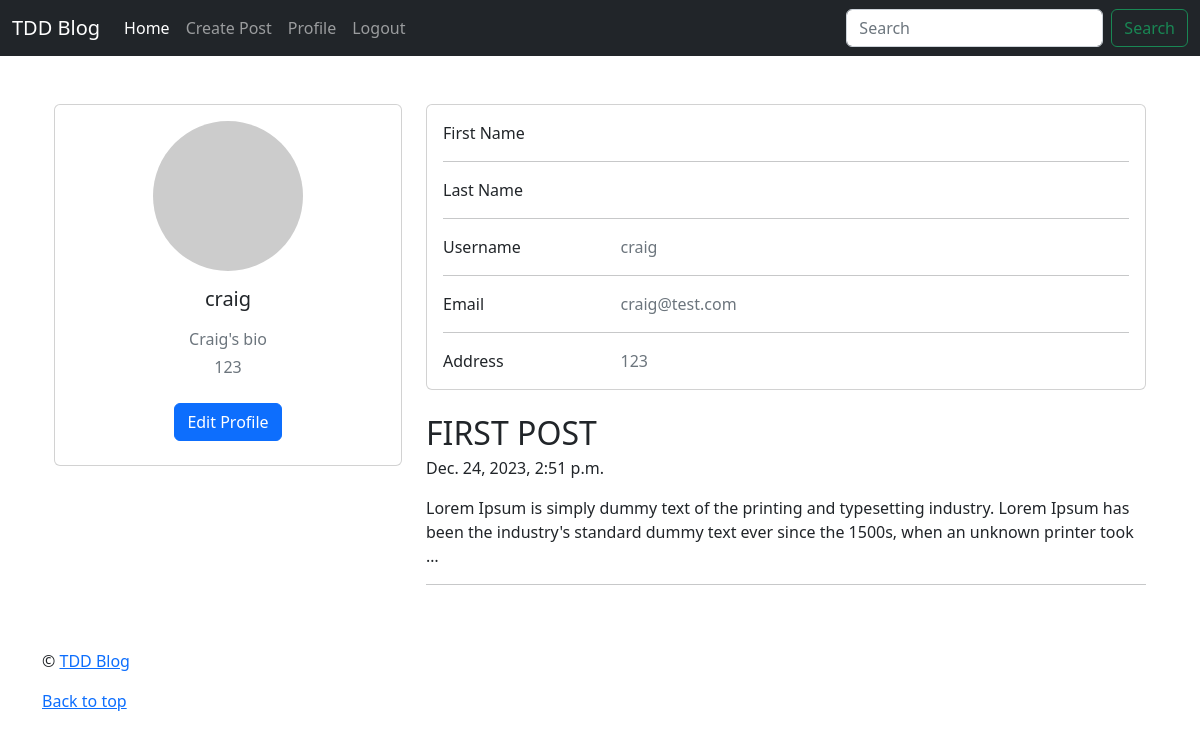
The app's page /accounts/current_user_profile/ (signed in), older data.
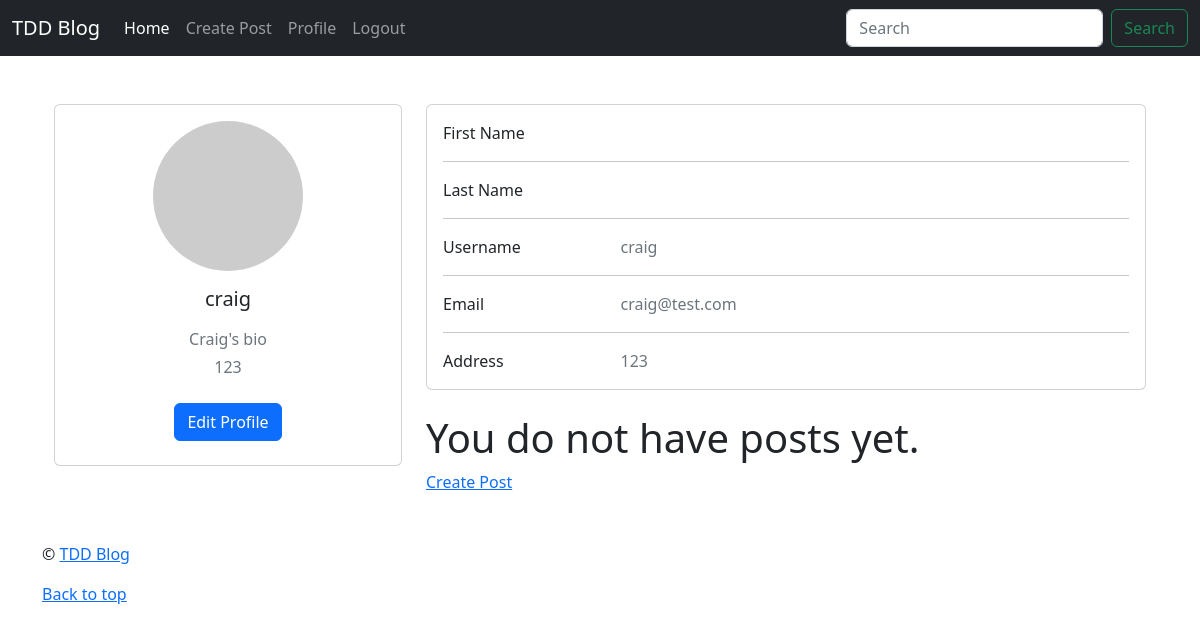
The same page, newer data.
### posts/models.py (models this page shows, shortened)
class Post(models.Model):
    title = models.CharField(max_length=50)
    body = models.TextField()
    created_at = models.DateTimeField(auto_now_add=True)
    modified_at = models.DateTimeField(auto_now=True)
    author = models.ForeignKey(User, on_delete=models.CASCADE, null=True)

### accounts/views.py (the view)
@login_required
def current_user_profile(request):
    user = request.user
    posts =  Post.objects.filter(author=user).all()
    context ={
        'user':user,
        'posts': posts
    }
    return render(request,'accounts/currentuserprofile.html',context)

### accounts/templates/accounts/currentuserprofile.html (shortened to what this page needs)
{% extends 'base.html' %} {% block content %}
<section style="background-color: #fff">
  <div class="container py-5">
    <div class="row">
      <div class="col-lg-4">
        <div class="card mb-4">
          <div class="card-body text-center">
            <img src="{{user.profile.profile_image}}" alt="avatar" class="rounded-circle img-fluid"
              style="width: 150px" />
            <h5 class="my-3">{{user.username}}</h5>
            <p class="text-muted mb-1">{{user.profile.bio}}</p>
            <p class="text-muted mb-4">{{user.profile.address}}</p>
            <div class="d-flex justify-content-center mb-2">
              <a href="{% url 'update_user_profile' %}" class="btn btn-primary">Edit Profile</a>
            </div>
          </div>
        </div>
      </div>
      <div class="col-lg-8">
        <div class="card mb-4">
          <div class="card-body">
            <div class="row">
              <div class="col-sm-3">
                <p class="mb-0">First Name</p>
              </div>
              <div class="col-sm-9">
              </div>
            </div>
            <hr />
            <div class="row">
              <div class="col-sm-3">
                <p class="mb-0">Last Name</p>
              </div>
              <div class="col-sm-9">
              </div>
            </div>
            <hr />
            <div class="row">
              <div class="col-sm-3">
                <p class="mb-0">Username</p>
              </div>
              <div class="col-sm-9">
                <p class="text-muted mb-0">{{user.username}}</p>
              </div>
            </div>
            <hr />
            <div class="row">
              <div class="col-sm-3">
                <p class="mb-0">Email</p>
              </div>
              <div class="col-sm-9">
                <p class="text-muted mb-0">{{user.email}}</p>
              </div>
            </div>
            <hr />
            <div class="row">
              <div class="col-sm-3">
                <p class="mb-0">Address</p>
              </div>
              <div class="col-sm-9">
                <p class="text-muted mb-0">{{user.profile.address}}</p>
              </div>
            </div>
          </div>
        </div>
        <div class="row">
          {% if posts %} {% for post in posts %}
          <article class="blog-post">
            <h2 class="blog-post-title mb-1">{{post.title}}</h2>
            <p class="blog-post-meta">{{post.created_at}}</p>
            <p>{{post.body|truncatewords:30}}</p>
            <hr />
          </article>
          {% endfor %} {% else %}
          <h1>You do not have posts yet.</h1>
          <a href="{% url 'create_post' %}">Create Post</a>
          {% endif %}
        </div>
      </div>
    </div>
  </div>
</section>
{% endblock content %}

Row changes from the older to the newer data that the page shows:
removed Post: title "FIRST POST", created_at "Dec. 24, 2023, 2:51 p.m.", body "Lorem Ipsum is simply dummy text of the printing and typesetting industry. Lorem Ipsum has been the industry's standard dummy text ever since the 1500s, when an unknown printer took …"
Text that changed along with them:
text now shown: "You do not have posts yet. Create Post"
